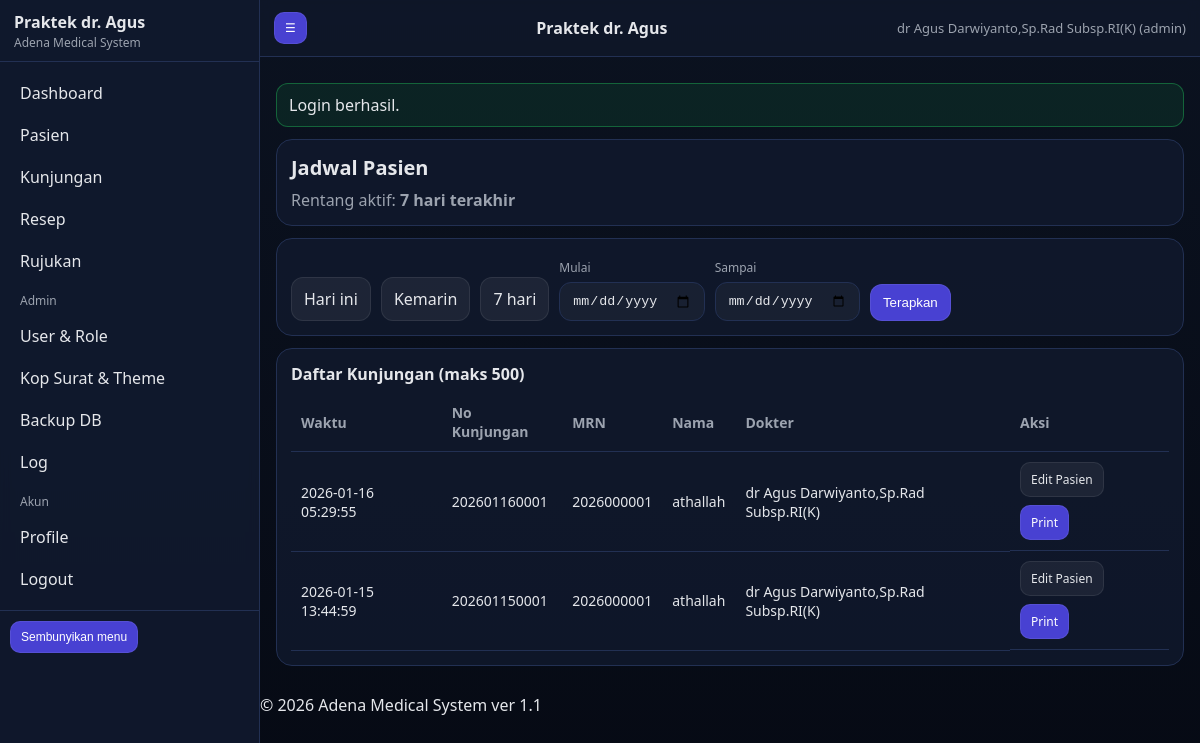
Screenshot of /schedule.php?mode=last7 (signed in) with the database file from the repository.
### tables this page shows
CREATE TABLE `visits` (
  `id` bigint(20) NOT NULL,
  `patient_id` bigint(20) NOT NULL,
  `visit_no` varchar(30) NOT NULL,
  `visit_date` datetime NOT NULL,
  `anamnesis` mediumtext DEFAULT NULL,
  `physical_exam` mediumtext DEFAULT NULL,
  `usg_report` mediumtext DEFAULT NULL,
  `therapy` mediumtext DEFAULT NULL,
  `doctor_id` int(11) DEFAULT NULL,
  `signature_path` varchar(255) DEFAULT NULL,
  `created_at` datetime NOT NULL,
  `updated_at` datetime DEFAULT NULL
);

CREATE TABLE `patients` (
  `id` bigint(20) NOT NULL,
  `mrn` varchar(30) NOT NULL,
  `full_name` varchar(150) NOT NULL,
  `dob` date DEFAULT NULL,
  `gender` enum('L','P') NOT NULL,
  `address` varchar(255) DEFAULT NULL,
  `created_at` datetime NOT NULL
);

CREATE TABLE `users` (
  `id` int(11) NOT NULL,
  `username` varchar(50) NOT NULL,
  `password_hash` varchar(255) NOT NULL,
  `role` enum('admin','dokter','perawat','sekretariat') NOT NULL DEFAULT 'dokter',
  `full_name` varchar(120) DEFAULT NULL,
  `sip` varchar(80) DEFAULT NULL,
  `phone` varchar(50) DEFAULT NULL,
  `email` varchar(120) DEFAULT NULL,
  `signature_path` varchar(255) DEFAULT NULL,
  `is_active` tinyint(1) NOT NULL DEFAULT 1,
  `created_at` datetime NOT NULL,
  `updated_at` datetime DEFAULT NULL
);

### app/helpers.php (called while the page is built, shortened)
<?php
function e(string $s): string { return htmlspecialchars($s, ENT_QUOTES, 'UTF-8'); }
function config(): array {
  static $cfg = null;
  if ($cfg === null) {
    $file = __DIR__ . '/config.php';
    if (!file_exists($file)) {
      $cfg = require __DIR__ . '/config.sample.php';
    } else {
      $cfg = require $file;
    }
  }
  return $cfg;
}
function base_path(): string {
  $bp = config()['base_path'] ?? '';
  return rtrim($bp, '/');
}
function url(string $path = ''): string {
  $bp = base_path();
  $path = '/' . ltrim($path, '/');
  return $bp . $path;
}
function ensure_dirs(): void {
  $cfg = config();
}

### app/config.php (called while the page is built)
<?php
return array (
  'installed' => true,
  'base_path' => '/AMS',
  'db' =>
  array (
    'host' => '127.0.0.1',
    'port' => 3306,
    'name' => 'ams11',
    'user' => 'root',
    'pass' => '',
    'charset' => 'utf8mb4',
  ),
  'security' =>
  array (
    'session_name' => 'AMSSESSID',
    'csrf_key' => '922e70ba681779f204f2c06607a7a469',
  ),
  'uploads' =>
  array (
    'logo_dir' => 'C:\\xampp\\htdocs\\AMS\\install/../storage/uploads/logo',
    'signature_dir' => 'C:\\xampp\\htdocs\\AMS\\install/../storage/uploads/signature',
  ),
  'paths' =>
  array (
    'logs' => 'C:\\xampp\\htdocs\\AMS\\install/../storage/logs',
    'backups' => 'C:\\xampp\\htdocs\\AMS\\install/../storage/backups',
  ),
  'gdrive' =>
  array (
    'enabled' => false,
    'service_account_json' => 'C:\\xampp\\htdocs\\AMS\\install/../storage/credentials/gdrive_service_account.json',
    'folder_id' => '',
  ),
);

### app/auth.php (called while the page is built, shortened)
<?php
require_once __DIR__ . '/helpers.php';
require_once __DIR__ . '/db.php';
function session_boot(): void {
  $cfg = config();
}
function auth_user(): ?array {
  return $_SESSION['user'] ?? null;
}

### app/db.php (called while the page is built, shortened)
<?php
require_once __DIR__ . '/helpers.php';
function db(): PDO {
  static $pdo = null;
  if ($pdo) return $pdo;
  $cfg = config()['db'];
  $dsn = sprintf('mysql:host=%s;port=%d;dbname=%s;charset=%s',
    $cfg['host'], (int)$cfg['port'], $cfg['name'], $cfg['charset'] ?? 'utf8mb4'
  );
  $opt = [
    PDO::ATTR_ERRMODE => PDO::ERRMODE_EXCEPTION,
    PDO::ATTR_DEFAULT_FETCH_MODE => PDO::FETCH_ASSOC,
    PDO::ATTR_EMULATE_PREPARES => false,
  ];
  try {
    $pdo = new PDO($dsn, $cfg['user'], $cfg['pass'], $opt);
  } catch (Throwable $e) {
    log_app('error', 'DB connection failed', ['err' => $e->getMessage()]);
    throw $e;
  }
  return $pdo;
}

### schedule.php (the view, shortened to what this page needs)
<?php
require_once __DIR__ . '/app/auth.php';
require_once __DIR__ . '/app/db.php';
$u = auth_user();
$role = $u['role'] ?? '';
$is_sekretariat = ($role === 'sekretariat');
$mode = $_GET['mode'] ?? 'today';
$start = $_GET['start'] ?? '';
$end = $_GET['end'] ?? '';
function day_start(string $ymd): string { return $ymd . ' 00:00:00'; }
function day_end(string $ymd): string { return $ymd . ' 23:59:59'; }
$rangeLabel = 'Hari ini';
$dtStart = day_start(date('Y-m-d'));
$dtEnd = day_end(date('Y-m-d'));
if ($mode === 'yesterday') {
  $ymd = date('Y-m-d', strtotime('-1 day'));
  $dtStart = day_start($ymd);
  $dtEnd = day_end($ymd);
  $rangeLabel = 'Kemarin';
} elseif ($mode === 'last7') {
  $dtStart = date('Y-m-d 00:00:00', strtotime('-6 day'));
  $dtEnd = date('Y-m-d 23:59:59');
  $rangeLabel = '7 hari terakhir';
} elseif ($mode === 'custom' && $start && $end) {
  $dtStart = day_start($start);
  $dtEnd = day_end($end);
  $rangeLabel = 'Custom: ' . $start . ' s/d ' . $end;
}
$st = db()->prepare("
  SELECT v.visit_date, v.visit_no, p.mrn, p.full_name, u.full_name AS doctor_name,
         v.id AS visit_id, p.id AS patient_id
  FROM visits v
  JOIN patients p ON p.id=v.patient_id
  LEFT JOIN users u ON u.id=v.doctor_id
  WHERE v.visit_date BETWEEN ? AND ?
  ORDER BY v.visit_date DESC
  LIMIT 500
");
$st->execute([$dtStart, $dtEnd]);
$rows = $st->fetchAll();
require __DIR__ . '/app/views/partials/header.php';
?>
<div class="card">
  <div class="h1">Jadwal Pasien</div>
  <div class="muted">Rentang aktif: <b><?= e($rangeLabel) ?></b></div>
</div>
<div class="card">
  <div style="display:flex;gap:10px;flex-wrap:wrap;align-items:end">
    <a class="btn secondary" href="<?= e(url('/schedule.php?mode=today')) ?>">Hari ini</a>
    <a class="btn secondary" href="<?= e(url('/schedule.php?mode=yesterday')) ?>">Kemarin</a>
    <a class="btn secondary" href="<?= e(url('/schedule.php?mode=last7')) ?>">7 hari</a>
    <form method="get" style="display:flex;gap:10px;flex-wrap:wrap;align-items:end">
      <div>
        <div class="label">Mulai</div>
        <input class="input" type="date" name="start" value="<?= e($start) ?>" required>
      </div>
      <div>
        <div class="label">Sampai</div>
        <input class="input" type="date" name="end" value="<?= e($end) ?>" required>
      </div>
      <button class="btn" type="submit">Terapkan</button>
    </form>
  </div>
</div>
<div class="card">
  <div class="h1" style="font-size:16px">Daftar Kunjungan (maks 500)</div>
  <table class="table">
    <thead>
      <tr><th>Waktu</th><th>No Kunjungan</th><th>MRN</th><th>Nama</th><th>Dokter</th><th>Aksi</th></tr>
    </thead>
    <tbody>
      <?php foreach ($rows as $r): ?>
        <tr>
          <td><?= e($r['visit_date']) ?></td>
          <td><?= e($r['visit_no']) ?></td>
          <td><?= e($r['mrn']) ?></td>
          <td><?= e($r['full_name']) ?></td>
          <td><?= e($r['doctor_name'] ?? '-') ?></td>
          <td style="display:flex;gap:8px;flex-wrap:wrap">
            <a class="btn small secondary" href="<?= e(url('/patient_edit.php?id='.(int)$r['patient_id'])) ?>">Edit Pasien</a>
            <?php if (!$is_sekretariat): ?>
              <a class="btn small" href="<?= e(url('/print_visit.php?id='.(int)$r['visit_id'])) ?>" target="_blank">Print</a>
            <?php else: ?>
              <span class="muted">Sekretariat: view-only</span>
            <?php endif; ?>
          </td>
        </tr>
      <?php endforeach; ?>
    </tbody>
  </table>
</div>
<?php require __DIR__ . '/app/views/partials/footer.php'; ?>

### public/assets/css/theme.css (style rules this page uses)
:root { --bg:#0b1220; --panel:#111a2e; --panel2:#0f172a; --text:#e5e7eb; --muted:#9ca3af; --line:#223053; --accent:#4f46e5; --danger:#ef4444; --ok:#22c55e; }
* { box-sizing:border-box }
body { margin:0;font-family:system-ui,-apple-system,Segoe UI,Roboto,Arial,sans-serif;background:linear-gradient(180deg,var(--bg),#060a14);color:var(--text) }
a { color:inherit;text-decoration:none }
.card { background:rgba(17,26,46,.8);border:1px solid var(--line);border-radius:16px;padding:14px;margin:12px 0 }
.h1 { font-size:20px;font-weight:800;margin:0 0 8px }
.muted { color:var(--muted) }
.input, select, textarea { width:100%;padding:10px 12px;border-radius:12px;border:1px solid var(--line); background:rgba(255,255,255,.04);color:var(--text);outline:none }
.label { font-size:12px;color:var(--muted);margin:6px 0 6px }
.btn { display:inline-flex;align-items:center;justify-content:center;gap:8px; padding:10px 12px;border-radius:12px;border:1px solid rgba(255,255,255,.08); background:rgba(79,70,229,.9);color:#fff;cursor:pointer }
.btn.secondary { background:rgba(255,255,255,.06);color:var(--text) }
.btn.small { padding:8px 10px;border-radius:10px;font-size:12px }
.table { width:100%;border-collapse:collapse }
.table th,.table td { border-bottom:1px solid var(--line);padding:10px;text-align:left;font-size:14px }
.table th { color:var(--muted);font-weight:600 }

### rows the page displays
visits: visit_date "2026-01-16 05:29:55", visit_no "202601160001", patient.mrn "2026000001", patient.full_name "athallah", users.full_name "dr Agus Darwiyanto,Sp.Rad Subsp.RI(K)"
visits: visit_date "2026-01-15 13:44:59", visit_no "202601150001", patient.mrn "2026000001", patient.full_name "athallah", users.full_name "dr Agus Darwiyanto,Sp.Rad Subsp.RI(K)"

### other values shown
$brand_title "Praktek dr. Agus"
$badge "Adena Medical System"
$u['full_name'] "dr Agus Darwiyanto,Sp.Rad Subsp.RI(K)"
$u['role'] "admin"
$msg "Login berhasil."
$rangeLabel "7 hari terakhir"
$footer_text "© 2026 Adena Medical System ver 1.1"
